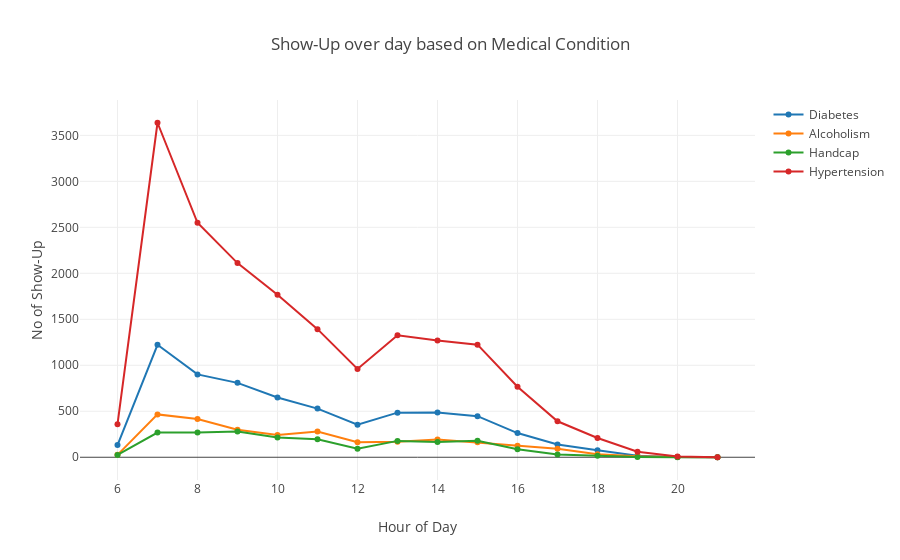

Write notebook code for a chart like this one.
### Code cell
Diabetes = disease_data[disease_data['Category'] == 'Diabetes']
Alcoholism = disease_data[disease_data['Category'] == 'Alcoholism']
Handicap = disease_data[disease_data['Category'] == 'Handicap']
Hypertension = disease_data[disease_data['Category'] == 'Hypertension']

trace0 = go.Scatter(
    x= Diabetes['HourOfDay'],
    y=Diabetes['Show-Up'],
    mode= 'lines+markers',
    text=Diabetes['Category'],
    name="Diabetes")

trace1 = go.Scatter(
    x= Alcoholism['HourOfDay'],
    y=Alcoholism['Show-Up'],
    mode= 'lines+markers',
    text=Alcoholism['Category'],
    name="Alcoholism")

trace2 = go.Scatter(
    x= Handicap['HourOfDay'],
    y=Handicap['Show-Up'],
    mode= 'lines+markers',
    text=Handicap['Category'],
    name='Handcap')

trace3 = go.Scatter(
    x= Hypertension['HourOfDay'],
    y=Hypertension['Show-Up'],
    mode= 'lines+markers',
    text=Hypertension['Category'],
    name='Hypertension')

layout = dict(title = "Show-Up over day based on Medical Condition",hovermode='closest',xaxis=dict({"title":"Hour of Day"}),
             yaxis=dict({"title":"No of Show-Up"}))
dat = [trace0,trace1,trace2,trace3]
fig = go.Figure(data=dat,layout=layout)
iplot(fig,filename='basic-line')

### Figure 1 — Plotly figure (JSON) as saved in the notebook; plotly's stock layout.template omitted (floating-point values rounded to 4 significant figures)
{"data": [{"mode": "lines+markers", "name": "Diabetes", "text": ["Diabetes", "Diabetes", "Diabetes", "Diabetes", "Diabetes", "Diabetes", "Diabetes", "Diabetes", "Diabetes", "Diabetes", "Diabetes", "Diabetes", "Diabetes", "Diabetes", "Diabetes", "Diabetes"], "type": "scatter", "x": [6, 7, 8, 9, 10, 11, 12, 13, 14, 15, 16, 17, 18, 19, 20, 21], "y": [132, 1223, 901, 809, 650, 529, 353, 485, 486, 447, 263, 139, 75, 17, 4, 0]}, {"mode": "lines+markers", "name": "Alcoholism", "text": ["Alcoholism", "Alcoholism", "Alcoholism", "Alcoholism", "Alcoholism", "Alcoholism", "Alcoholism", "Alcoholism", "Alcoholism", "Alcoholism", "Alcoholism", "Alcoholism", "Alcoholism", "Alcoholism", "Alcoholism", "Alcoholism"], "type": "scatter", "x": [6, 7, 8, 9, 10, 11, 12, 13, 14, 15, 16, 17, 18, 19, 20, 21], "y": [26, 466, 416, 300, 242, 280, 164, 169, 194, 162, 126, 92, 33, 11, 2, 0]}, {"mode": "lines+markers", "name": "Handcap", "text": ["Handicap", "Handicap", "Handicap", "Handicap", "Handicap", "Handicap", "Handicap", "Handicap", "Handicap", "Handicap", "Handicap", "Handicap", "Handicap", "Handicap", "Handicap", "Handicap"], "type": "scatter", "x": [6, 7, 8, 9, 10, 11, 12, 13, 14, 15, 16, 17, 18, 19, 20, 21], "y": [25, 269, 269, 281, 214, 195, 92, 178, 167, 179, 87, 29, 15, 3, 0, 0]}, {"mode": "lines+markers", "name": "Hypertension", "text": ["Hypertension", "Hypertension", "Hypertension", "Hypertension", "Hypertension", "Hypertension", "Hypertension", "Hypertension", "Hypertension", "Hypertension", "Hypertension", "Hypertension", "Hypertension", "Hypertension", "Hypertension", "Hypertension"], "type": "scatter", "x": [6, 7, 8, 9, 10, 11, 12, 13, 14, 15, 16, 17, 18, 19, 20, 21], "y": [359, 3637, 2549, 2111, 1766, 1393, 960, 1326, 1269, 1224, 766, 391, 209, 59, 9, 0]}], "layout": {"hovermode": "closest", "title": "Show-Up over day based on Medical Condition", "xaxis": {"title": "Hour of Day"}, "yaxis": {"title": "No of Show-Up"}}}
